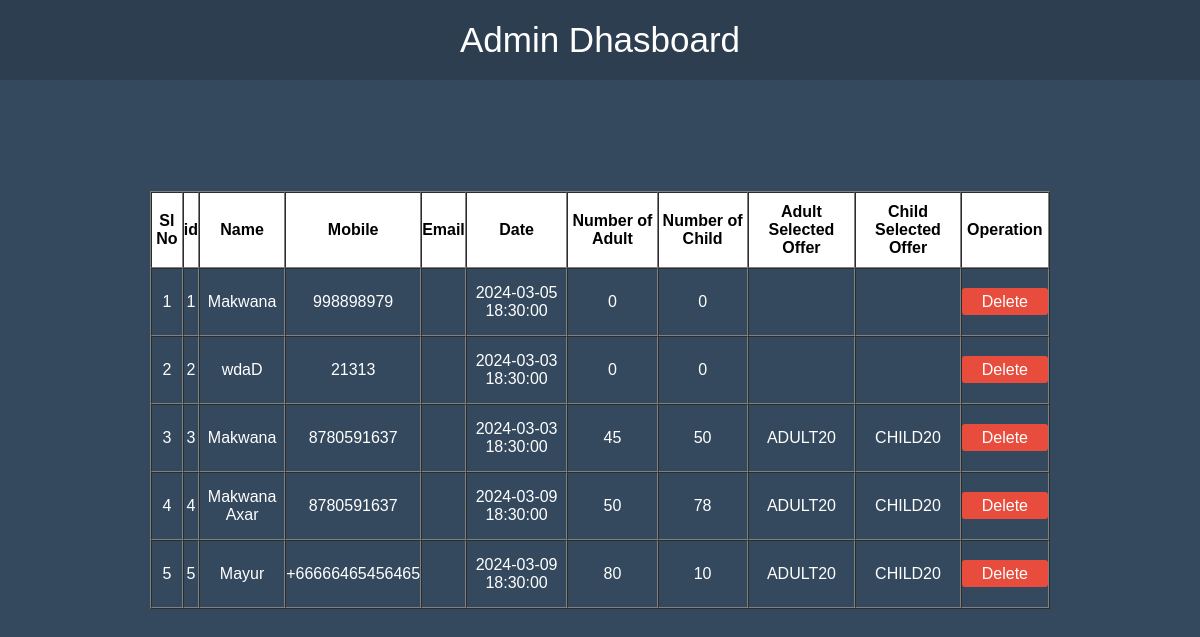
Before: /adm.php with the older database file.
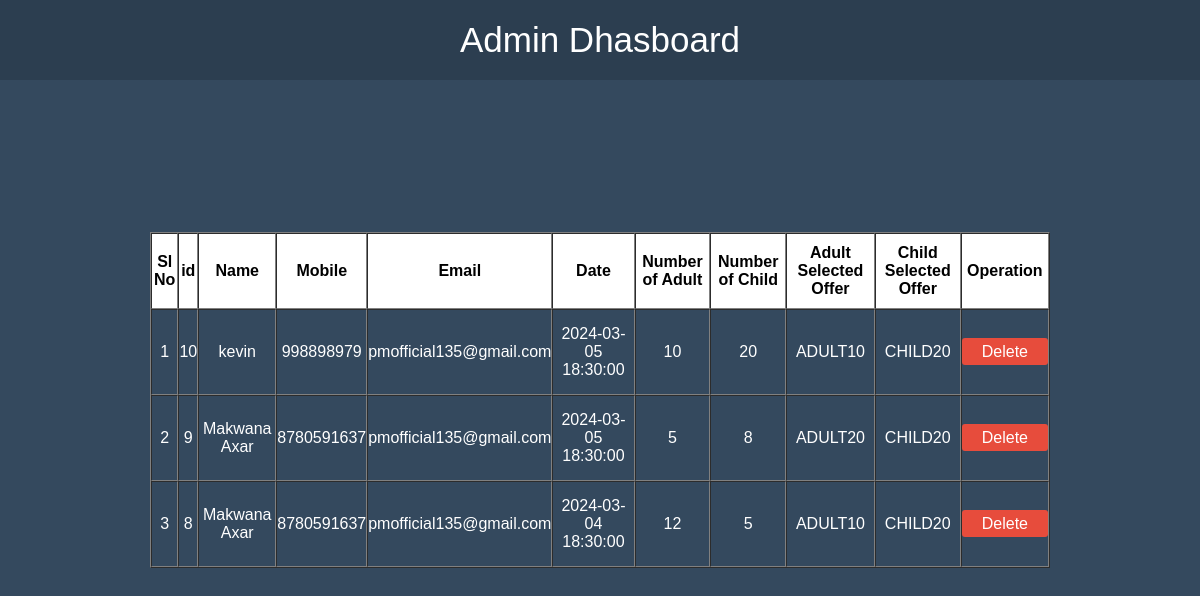
After: the same page with the newer database file.
### tables this page shows
CREATE TABLE IF NOT EXISTS `ticket_bookings` (
  `id` int NOT NULL AUTO_INCREMENT,
  `name` varchar(255) NOT NULL,
  `mobile` varchar(15) NOT NULL,
  `email` varchar(50) NOT NULL,
  `booking_date` timestamp NULL DEFAULT CURRENT_TIMESTAMP,
  `adult_tickets` int NOT NULL,
  `adult_offer` varchar(50) NOT NULL,
  `child_tickets` int NOT NULL,
  `child_offer` varchar(50) NOT NULL,
  PRIMARY KEY (`id`)
);

### adm.php (the view, shortened to what this page needs)
<?php
                 $host = "localhost";
                 $user = "root";
                 $pass = "";
                 $db = "project";
                $conn = mysqli_connect($host, $user, $pass, $db);
                                $sql = "select * from ticket_bookings";
                                $run = mysqli_query($conn, $sql);
 ?>
 <!DOCTYPE html>
 <html>
 <head>
      <link rel="stylesheet" type="text/css" href="adm.css">
 </head>
 <body>
 <header>Admin Dhasboard</header>
 <table border="1" cellspacing="0" cellpadding="0">
      <tr class="heading">
           <th>Sl No</th>
           <th>id</th>
                            <th>Name</th>
                            <th>Mobile</th>
                            <th>Email</th>
                            <th>Date</th>
                            <th>Number of Adult</th>
                            <th>Number of Child</th>
                            <th>Adult Selected Offer</th>
                            <th>Child Selected Offer</th>
                            <th>Operation</th>
      </tr>
      <?php
      $i=1;
           if ($num = mysqli_num_rows($run)>0) {
                while ($result = mysqli_fetch_assoc($run)) {
                     echo "
                          <tr class='data'>
                          <td>".$i++."</td>
                               <td>".$result['id']."</td>
                               <td>".$result['name']."</td>
                               <td>".$result['mobile']."</td>
                               <td>".$result['email']."</td>
                               <td>".$result['booking_date']."</td>
                               <td>".$result['adult_tickets']."</td>
                               <td>".$result['child_tickets']."</td>
                               <td>".$result['adult_offer']."</td>
                               <td>".$result['child_offer']."</td>
                               <td><a href='delete.php?id=".$result['id']."' id='btn'>Delete</a></td>
                          </tr>
                     ";
                }
           }
      ?>
 </table>
 </body>
 </html>

### adm.css (style rules this page uses)
* { padding: 0; margin: 0; box-sizing: border-box; }
body { width: 100%; height: 100vh; background-color: #34495e; position: relative; font-family: 'verdana',sans-serif; }
header { width: 100%; height: 80px; font-size: 35px; justify-content: center; align-items: center; display: flex; text-align: center; color:white; background-color: #2c3e50; }
table { width: 75%; position: absolute; top: 50%; left: 50%; transform: translate(-50%,-50%); }
.heading { background-color: #FFFF; }
.heading th { padding: 10px 0; }
.data { text-align: center; color: #FFFF; }
.data td { padding: 15px 0; }
#btn { text-decoration: none; color: #FFF; background-color: #e74c3c; padding: 5px 20px; border-radius: 3px; }

Changed rows visible on the page:
removed ticket_bookings: id "1", name "Makwana", mobile "998898979", booking_date "2024-03-05 18:30:00", adult_tickets "0", child_tickets "0"
removed ticket_bookings: id "2", name "wdaD", mobile "21313", booking_date "2024-03-03 18:30:00", adult_tickets "0", child_tickets "0"
removed ticket_bookings: id "3", name "Makwana", mobile "8780591637", booking_date "2024-03-03 18:30:00", adult_tickets "45", child_tickets "50", adult_offer "ADULT20", child_offer "CHILD20"
removed ticket_bookings: id "4", name "Makwana Axar", mobile "8780591637", booking_date "2024-03-09 18:30:00", adult_tickets "50", child_tickets "78", adult_offer "ADULT20", child_offer "CHILD20"
removed ticket_bookings: id "5", name "Mayur", mobile "+66666465456465", booking_date "2024-03-09 18:30:00", adult_tickets "80", child_tickets "10", adult_offer "ADULT20", child_offer "CHILD20"
added ticket_bookings: id "10", name "kevin", mobile "998898979", email "pmofficial135@gmail.com", booking_date "2024-03-05 18:30:00", adult_tickets "10", child_tickets "20", adult_offer "ADULT10", child_offer "CHILD20"
added ticket_bookings: id "9", name "Makwana Axar", mobile "8780591637", email "pmofficial135@gmail.com", booking_date "2024-03-05 18:30:00", adult_tickets "5", child_tickets "8", adult_offer "ADULT20", child_offer "CHILD20"
added ticket_bookings: id "8", name "Makwana Axar", mobile "8780591637", email "pmofficial135@gmail.com", booking_date "2024-03-04 18:30:00", adult_tickets "12", child_tickets "5", adult_offer "ADULT10", child_offer "CHILD20"
